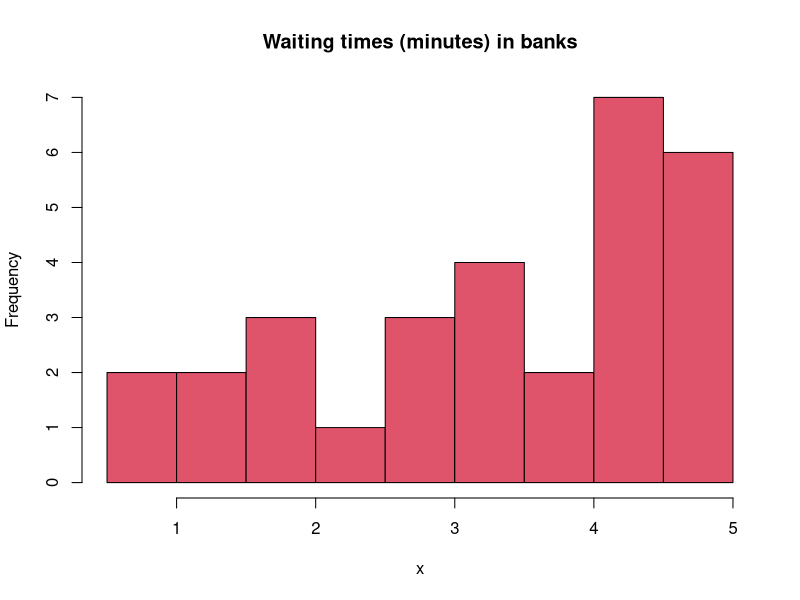
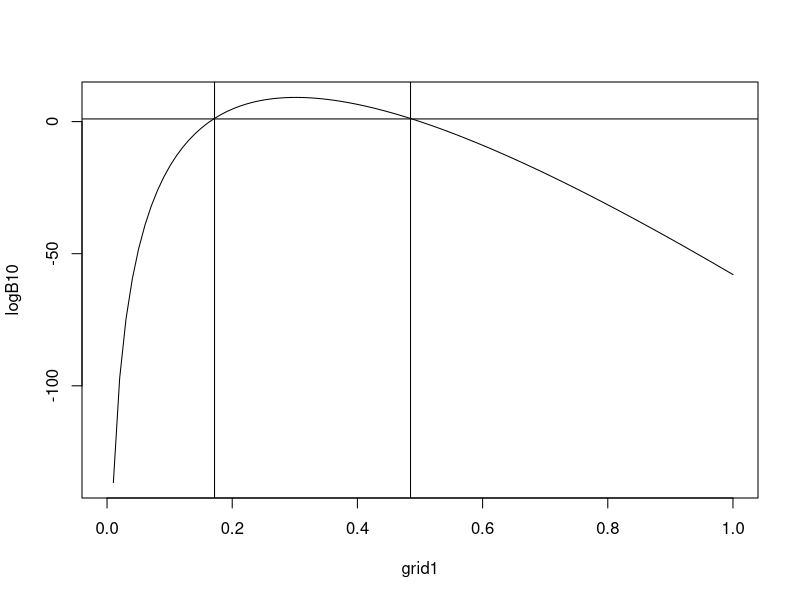

The R source for these figures, in order:
x = c(0.8, 0.8, 1.3, 1.5, 1.8, 1.9, 1.9, 2.1, 2.6, 2.7, 2.9, 3.1, 3.2, 3.3, 3.5, 3.6, 4.0, 4.1, 4.2, 4.2, 4.3, 4.3, 4.4, 4.4, 4.6, 4.7, 4.7, 4.8, 4.9, 4.9)
summary(x)
hist(x, col = 2, main = 'Waiting times (minutes) in banks')


#3.1/3.2

l0=0.5
l1=0.6
n=length(x)

p0=dexp(x, rate=l0)
p1=dexp(x, rate=l1)

B01=prod(p0)/prod(p1)
2*log(1/B01)

#3.3
f<-function(data, l0, l1){
  p0=dexp(x, rate=l0)
  p1=dexp(x, rate=l1)
  B01=prod(p0)/prod(p1)
  return(2*log(1/B01))
}

#3.4
grid1<-seq(from=0, to=1, length.out=100)
for (i in 1:100){
  if (i==1){
    logB10<-c()
  }
  logB10<-append(logB10, f(x,0.5,grid1[i]))
}
rejectlambdas<-grid1[logB10>1]
minl1<-min(rejectlambdas)
maxl1<-max(rejectlambdas)

#3.5
plot(x=grid1,y=logB10,type='l')
abline(h=1)
abline(v=minl1)
abline(v=maxl1)

#5.1
f2<-function(data,l0,alpha,beta){
  n=length(data)
  
  numerator=l0**n *gamma(alpha) * (sum(data)+beta)**(n+alpha)
  denom=exp(l0*sum(x))* gamma(n+alpha) *beta**alpha
  
  B01<-numerator/denom
  
  return(1/(1+1/B01))
}

f2(x,0.3,2,4)

#5.2
f3<-function(data,l0,pi0,alpha,beta){
  n=length(data)
  
  numerator=l0**n *gamma(alpha) * (sum(data)+beta)**(n+alpha)
  denom=exp(l0*sum(x))* gamma(n+alpha) *beta**alpha
  
  B01<-numerator/denom
  
  return(1/(1+ (1-pi0)/pi0 * 1/B01))
}
f3(x,0.3, pi0=0.7 ,2,4)

#5.3
f2(x, 0.3, 0.25,0.5)



